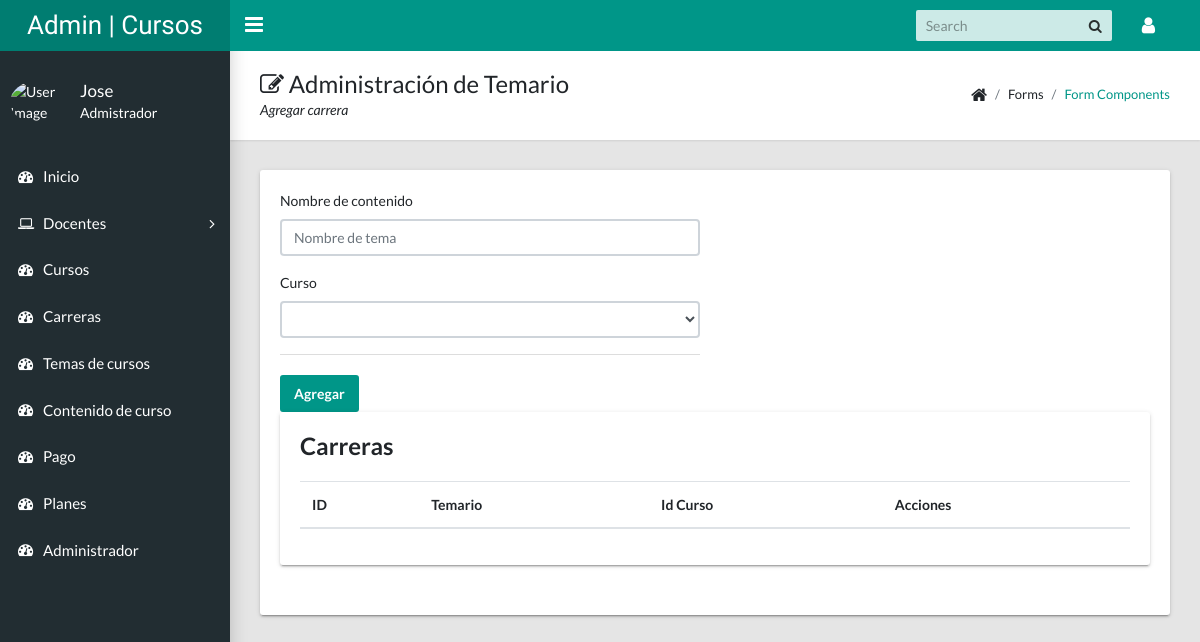
Before: /admin/vistaTema.php (signed in) with the older database file.
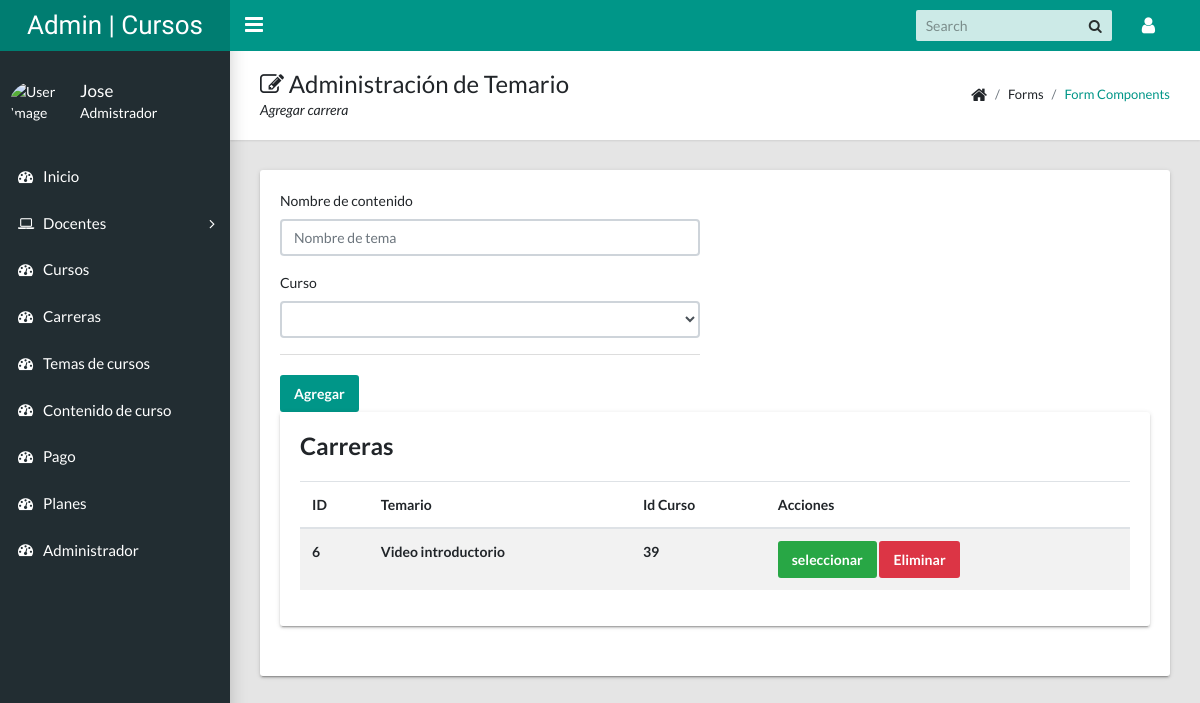
After: the same page with the newer database file.
### tables this page shows
CREATE TABLE `tema_contenido` (
  `Id` int(11) NOT NULL,
  `Tema` varchar(100) NOT NULL,
  `Id_Curso` int(11) NOT NULL
);

### admin/modulos/temaContenido.php (called while the page is built, shortened)
<?php
include_once "../config/conexion.php";
$temaContenido = isset($_POST['temaContenido']) ? $_POST['temaContenido'] : "";
$curso = isset($_POST['curso']) ? $_POST['curso'] : "";
$sql = "SELECT * FROM curso ORDER BY Id ASC";
$sentencia = $pdo->prepare($sql);
$sentencia->execute();
$resultadoCurso = $sentencia->fetchAll(PDO::FETCH_ASSOC);
$sql = "SELECT * FROM tema_contenido ORDER BY Id ASC";
$sentencia = $pdo->prepare($sql);
$sentencia->execute();
$resultadoContenido = $sentencia->fetchAll(PDO::FETCH_ASSOC);
?>

### admin/vistaTema.php (the view, shortened to what this page needs)
<?php include_once "templates/header.php";   ?>
<?php include_once "templates/sidebar.php";   ?>
<?php include_once "modulos/temaContenido.php";   ?>
<main class="app-content">
    <div class="app-title">
        <div>
            <h1><i class="fa fa-edit"></i> Administración de Temario</h1>
            <p>Agregar carrera</p>
        </div>
        <ul class="app-breadcrumb breadcrumb">
            <li class="breadcrumb-item"><i class="fa fa-home fa-lg"></i></li>
            <li class="breadcrumb-item">Forms</li>
            <li class="breadcrumb-item"><a href="#">Form Components</a></li>
        </ul>
    </div>
    <div class="row">
        <div class="col-md-12">
            <div class="tile">
                <div class="row">
                    <div class="col-lg-6">
                        <form action="" method="POST" enctype="multipart/form-data">
                            <div class="form-group">
                                <label for="temaContenido">Nombre de contenido</label>
                                <input name="temaContenido" class="form-control" id="temaContenido" type="text" placeholder="Nombre de tema" value="<?php echo $temaContenido ?>">
                            </div>
                            <div class="form-group">
                                <label for="curso">Curso</label>
                                <select class="form-control" id="curso" name="curso" required="">
                                    <option value="<?php echo $curso ?>"><?php if($curso != ''){echo "Actualmente o cambiar";} ?></option>
                                    <?php foreach($resultadoCurso as $curso) : ?>
                                    <option value="<?php echo $curso['Id']; ?>"><?php echo $curso['Nombre']; ?></option>
                                    <?php endforeach ?>
                                </select>
                            </div>
                            <div class="tile-footer">
                                <?php if (isset($_POST['seleccionar'])) { ?>
                                <input name="accion" value="Actualizar" class="btn btn-primary" type="submit">
                                <?php }else{ ?>
                                <input name="accion" value="Agregar" class="btn btn-primary" type="submit">
                                <?php } ?>
                            </div>
                        </form>
                    </div>
                    <div class="col-md-12">
                        <div class="tile">
                            <h3 class="tile-title">Carreras</h3>
                            <div class="table-responsive">
                                <table class="table table-striped">
                                    <thead>
                                        <tr>
                                            <th>ID</th>
                                            <th>Temario</th>
                                            <th>Id Curso</th>
                                            <th>Acciones</th>
                                        </tr>
                                    </thead>
                                    <tbody>
                                        <?php foreach ($resultadoContenido as $data) : ?>
                                        <tr>
                                            <th><?php echo $data['Id'] ?></th>
                                            <th><?php echo $data['Tema'] ?></th>
                                            <th><?php echo $data['Id_Curso'] ?></th>
                                            <th>
                                                <form action="" method="POST">
                                                    <input class="btn btn-success" type="submit" name="seleccionar" value="seleccionar">
                                                    <button class="btn btn-danger" type="submit" name="accion" value="Eliminar">Eliminar</button>
                                                </form>
                                            </th>
                                        </tr>
                                        <?php endforeach ?>
                                    </tbody>
                                </table>
                            </div>
                        </div>
                    </div>
                </div>
            </div>
        </div>
    </div>
</main>
<?php include_once "templates/footer.php"; ?>

Changed rows visible on the page:
added tema_contenido: Id "6", Tema "Video introductorio", Id_Curso "39"
